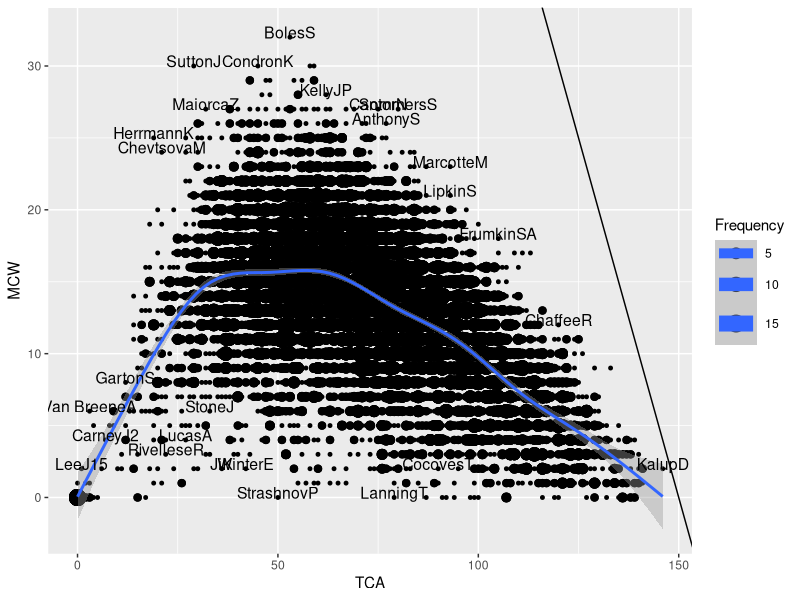

Recreate this plot in R.
library(ggplot2)
library(plyr)

neighbor_limit = 5

stats = read.csv('LL72_Leaguewide_MD25.csv')
sum = aggregate(Season ~ TCA + MCW, stats, length)
sum = adply(sum, 1, function(x) { sum(sum[sum$MCW==x$MCW & sum$TCA > x$TCA-neighbor_limit & sum$TCA < x$TCA+neighbor_limit,]$Season) })
colnames(sum) <- c("TCA", "MCW", "Frequency", "Neighbors")

stats = merge(stats, sum)

png('MCWvTCA.png', w=2000, h=1000)
ggplot(stats, aes(x=TCA, y=MCW, size=Frequency)) +
    geom_point() +
    geom_abline(intercept=25*6,slope=-1) +
    geom_smooth() +
    geom_text(aes(label=Player), stats[stats$Frequency==1 & stats$Neighbors==1,], nudge_y=0.333, size=4)
dev.off()
